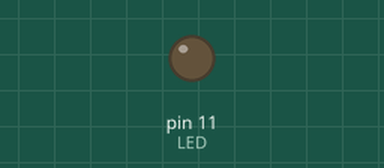
Recording of a sketch running on a simulated Arduino Uno, built with avr-gcc and run on an emulated ATmega328P. On the bench: output pins drawn as LEDs (lit = HIGH).

Above: at 0.05 s.
At 4.05 s:
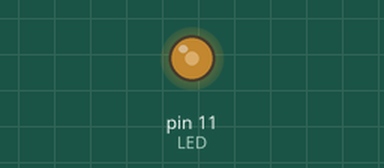
At 7.75 s:
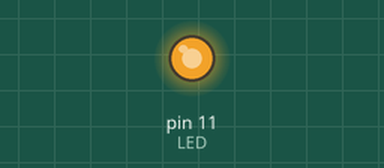
At 15.45 s:
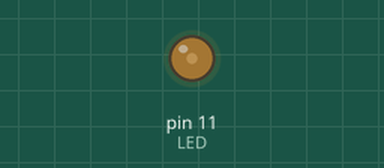
Timing chart, 0 to 22.1 s (numbered marks = the images above):
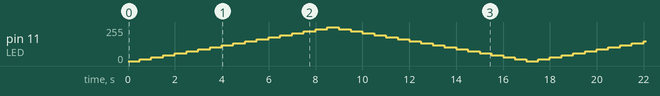

The sketch:

fade.ino
```cpp
// Project 2, Part 1: LED Fading brighter to dimmer. This project makes an LED increase in brightness
// then gradually dim itself again

// Group Members: Josh Wild, Dayne Newman
// Group Number: 14 (not sure this is what the bottom of the breadboard said)
// Date: 2/11/2025
// Code written by: Both team members

int LED = 11;   // LED pin number
int fade = 0;   // Starting value for brightness of LED

void setup() {
  pinMode(LED, OUTPUT);   // Set pin to OUTPUT mode
  Serial.begin(9600);     // Set baud rate to 9600

}

void loop() {
  // While the birghtness is not maxed out, increase the brightness
  while(fade < 255) {
    analogWrite(LED, fade);
    fade = fade + 15;
    delay(500);
  }
  // Once the brightness has maxed out, decrease the brightness back to zero
  while(fade > 0) {
      analogWrite(LED, fade);
      fade = fade - 15;
      delay(500);
  }
}
```
